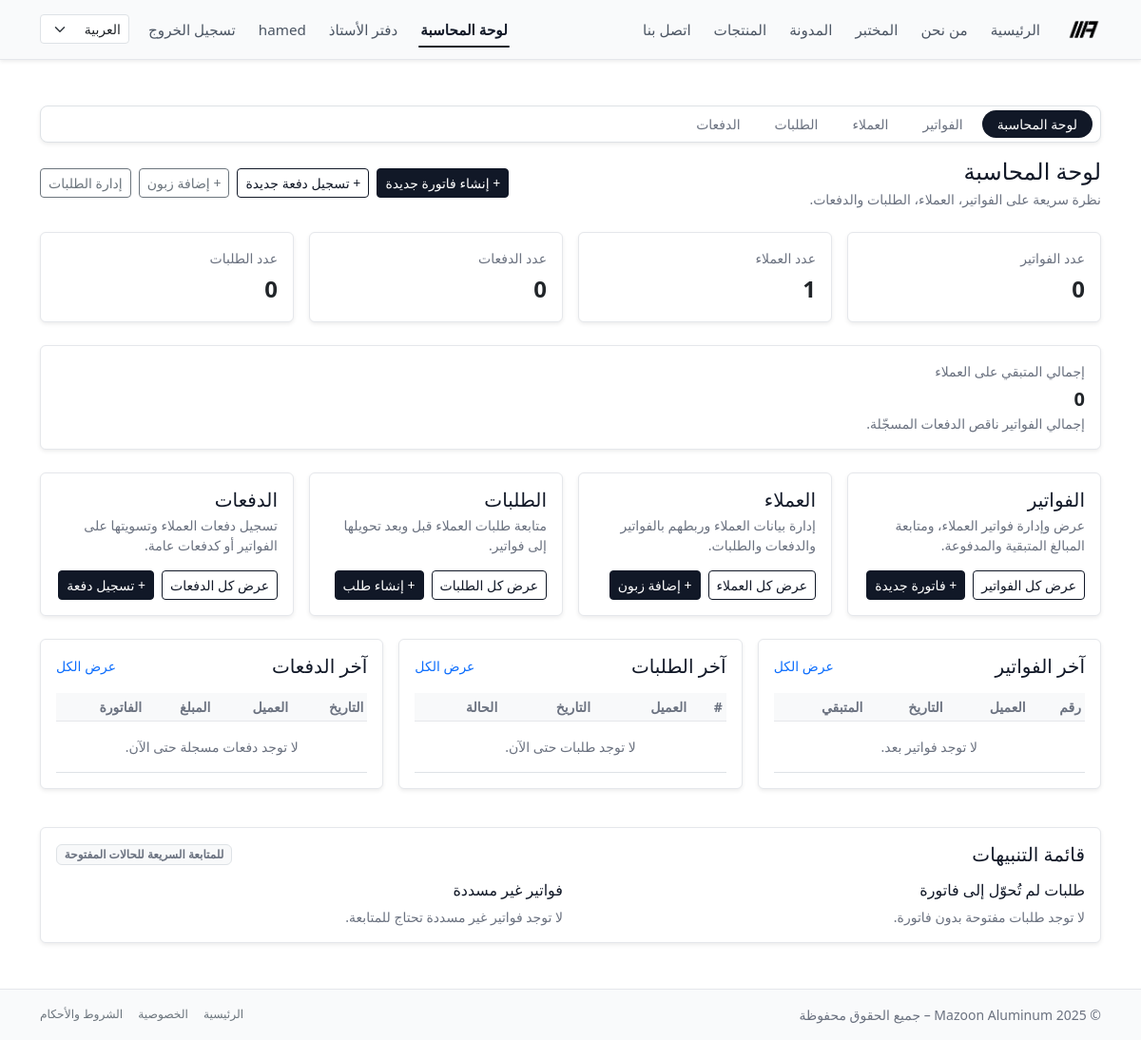
Page /ar/accounting/ (signed in) on the earlier database version.
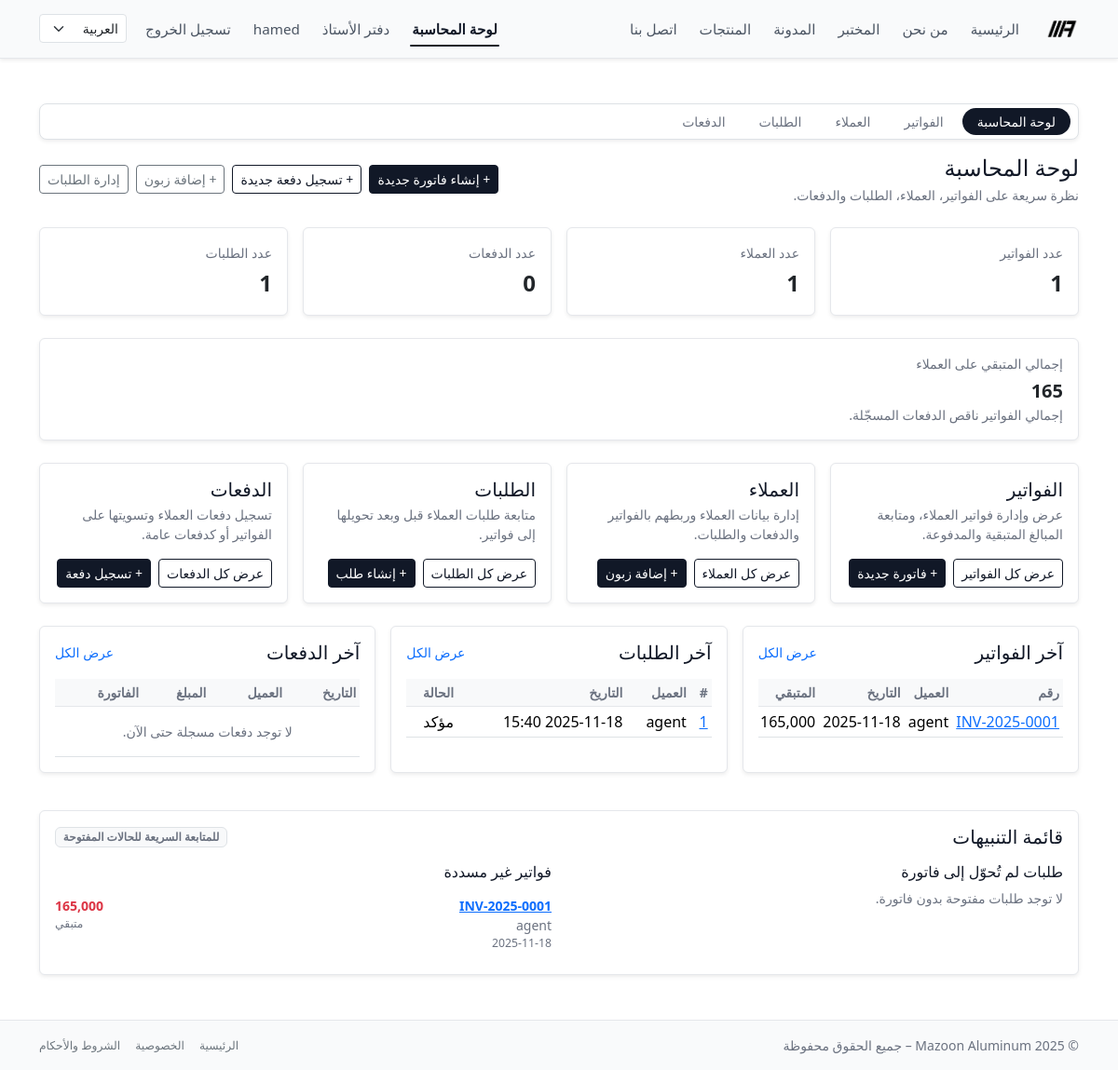
Same page on the later database version.
### accounting/models.py (models this page shows, shortened)
class Invoice(models.Model):
    class Status(models.TextChoices):
        DRAFT = "draft", "Draft"
        SENT = "sent", "Sent"
        PARTIALLY_PAID = "partially_paid", "Partially Paid"
        PAID = "paid", "Paid"
        CANCELLED = "cancelled", "Cancelled"
    customer = models.ForeignKey(
        Customer,
        on_delete=models.PROTECT,
        related_name="invoices",
    )
    number = models.CharField(
        max_length=50,
        unique=True,
        blank=True,
        help_text="Human-readable invoice number, e.g. MAZ-2025-0001.",
    )
    issued_at = models.DateField(default=timezone.now)
    due_date = models.DateField(null=True, blank=True)
    description = models.TextField(blank=True)
    terms = models.TextField(
        blank=True,
        help_text="Terms and conditions shown on the invoice.",
    )
    total_amount = models.DecimalField(max_digits=12, decimal_places=3)
    paid_amount = models.DecimalField(
        max_digits=12,
        decimal_places=3,
        default=0,
        help_text="Cached sum of related payments for quick display.",
    )
    status = models.CharField(
        max_length=20,
        choices=Status.choices,
        default=Status.DRAFT,
    )
    created_at = models.DateTimeField(auto_now_add=True)
    updated_at = models.DateTimeField(auto_now=True)
    class Meta:
        ordering = ("-issued_at", "-id")
        indexes = [
            models.Index(fields=["number"]),
            models.Index(fields=["status"]),
            models.Index(fields=["issued_at"]),
        ]
    @property
    def balance(self) -> Decimal:
        return self.total_amount - self.paid_amount

class Customer(models.Model):
    user = models.OneToOneField(
        settings.AUTH_USER_MODEL,
        on_delete=models.SET_NULL,
        null=True,
        blank=True,
        related_name="customer_profile",
        help_text="Optional: link to a Django user for portal access.",
    )
    name = models.CharField(max_length=255)
    phone = models.CharField(max_length=50, blank=True)
    email = models.EmailField(blank=True)
    company_name = models.CharField(max_length=255, blank=True)
    tax_number = models.CharField(
        max_length=50,
        blank=True,
        help_text="Optional: VAT / Tax ID if applicable.",
    )
    address = models.TextField(blank=True)
    created_at = models.DateTimeField(auto_now_add=True)
    class Meta:
        ordering = ("name", "id")

class Order(models.Model):
    STATUS_DRAFT = "draft"
    STATUS_PENDING = "pending"      # طلب أونلاين ينتظر تأكيد موظف
    STATUS_CONFIRMED = "confirmed"  # تم التأكيد
    STATUS_CANCELLED = "cancelled"
    STATUS_CHOICES = [
        (STATUS_DRAFT, "مسودة"),
        (STATUS_PENDING, "بانتظار التأكيد"),
        (STATUS_CONFIRMED, "مؤكد"),
        (STATUS_CANCELLED, "ملغي"),
    ]
    customer = models.ForeignKey(
        Customer,
        on_delete=models.PROTECT,
        related_name="orders",
        verbose_name="الزبون",
    )
    created_by = models.ForeignKey(
        settings.AUTH_USER_MODEL,
        on_delete=models.SET_NULL,
        null=True,
        blank=True,
        related_name="orders_created",
        verbose_name="تم إدخاله بواسطة",
    )
    invoice = models.OneToOneField(
        "Invoice",
        on_delete=models.SET_NULL,
        null=True,
        blank=True,
        related_name="order",
        verbose_name="الفاتورة الناتجة",
    )
    status = models.CharField(
        max_length=20,
        choices=STATUS_CHOICES,
        default=STATUS_PENDING,
    )
    is_online = models.BooleanField(
        default=False,
        help_text="صحيح إذا كان الطلب تم من بوابة الزبون.",
    )
    created_at = models.DateTimeField(auto_now_add=True)
    confirmed_by = models.ForeignKey(
        settings.AUTH_USER_MODEL,
        on_delete=models.PROTECT,
        null=True,
        blank=True,
        related_name="confirmed_orders",
        verbose_name="تم تأكيده بواسطة",
    )
    confirmed_at = models.DateTimeField(null=True, blank=True)
    notes = models.TextField(blank=True, verbose_name="ملاحظات داخلية")
    class Meta:
        ordering = ("-created_at", "id")

### accounting/views.py (the view)
# urls.py: path("", views.AccountingDashboardView.as_view(), name="dashboard"),
@method_decorator(accounting_staff_required, name="dispatch")
class AccountingDashboardView(AccountingSectionMixin, TemplateView):
    section = "dashboard"
    template_name = "accounting/dashboard.html"
    def get_context_data(self, **kwargs):
        ctx = super().get_context_data(**kwargs)
        invoices = Invoice.objects.select_related("customer").all()
        customers = Customer.objects.all()
        payments = Payment.objects.select_related("customer", "invoice").all()
        orders = Order.objects.select_related("customer").all()
        total_amount = invoices.aggregate(s=Sum("total_amount"))["s"] or Decimal("0")
        total_paid = invoices.aggregate(s=Sum("paid_amount"))["s"] or Decimal("0")
        total_balance = total_amount - total_paid
        ctx["invoice_count"] = invoices.count()
        ctx["customer_count"] = customers.count()
        ctx["payment_count"] = payments.count()
        ctx["order_count"] = orders.count()
        ctx["total_amount"] = total_amount
        ctx["total_balance"] = total_balance
        ctx["recent_invoices"] = invoices.order_by("-issued_at", "-id")[:5]
        ctx["recent_payments"] = payments.order_by("-date", "-id")[:5]
        ctx["recent_orders"] = orders.order_by("-created_at", "-id")[:5]
        ctx["pending_orders"] = (
            orders
            .filter(invoice__isnull=True)
            .order_by("-created_at", "-id")[:5]
        )
        ctx["unpaid_invoices"] = (
            invoices
            .exclude(status=Invoice.Status.PAID)
            .exclude(status=Invoice.Status.CANCELLED)
            .filter(total_amount__gt=F("paid_amount"))
            .order_by("-issued_at", "-id")[:5]
        )
        return ctx

### accounting/views.py (called while the page is built)
def is_accounting_staff(user):
    return (
        user.is_authenticated
        and user.is_active
        and user.groups.filter(name="accounting_staff").exists()
    )

    def get_context_data(self, **kwargs):
        ctx = super().get_context_data(**kwargs)
        ctx["accounting_section"] = self.section
        return ctx

### templates/accounting/dashboard.html (shortened to what the changed rows need)
{% extends "base.html" %}
{% load i18n %}
{% block content %}
<div class="py-4">
  <div class="d-flex flex-wrap justify-content-between align-items-center mb-4 gap-2">
    <div>
      <h1 class="h4 mb-1">
        {% trans "لوحة المحاسبة" %}
      </h1>
    </div>
  </div>
  <div class="row g-3 mb-4">
    <div class="col-md-3 col-sm-6">
      <div class="card h-100 border-0 shadow-sm">
        <div class="card-body">
          <div class="text-muted text-uppercase small mb-1">
            {% trans "عدد الفواتير" %}
          </div>
          <div class="fs-4 fw-semibold">{{ invoice_count }}</div>
        </div>
      </div>
    </div>
    <div class="col-md-3 col-sm-6">
      <div class="card h-100 border-0 shadow-sm">
        <div class="card-body">
          <div class="text-muted text-uppercase small mb-1">
            {% trans "عدد الطلبات" %}
          </div>
          <div class="fs-4 fw-semibold">{{ order_count }}</div>
        </div>
      </div>
    </div>
  </div>
  <div class="row mb-4">
    <div class="col-12">
      <div class="card border-0 shadow-sm">
        <div class="card-body d-flex flex-wrap justify-content-between align-items-center gap-2">
          <div>
            <div class="text-muted small mb-1">
              {% trans "إجمالي المتبقي على العملاء" %}
            </div>
            <div class="fs-5 fw-bold text-nowrap">
              {{ total_balance }}
            </div>
            <div class="text-muted small">
              {% trans "إجمالي الفواتير ناقص الدفعات المسجّلة." %}
            </div>
          </div>
        </div>
      </div>
    </div>
  </div>
  <div class="row g-3">
    <div class="col-md-4">
      <div class="card h-100 border-0 shadow-sm">
        <div class="card-body">
          <div class="table-responsive">
            <table class="table table-sm align-middle mb-0">
              <thead class="table-light">
                <tr>
                  <th class="small text-muted">{% trans "رقم" %}</th>
                  <th class="small text-muted">{% trans "العميل" %}</th>
                  <th class="small text-muted">{% trans "التاريخ" %}</th>
                  <th class="small text-muted">{% trans "المتبقي" %}</th>
                </tr>
              </thead>
              <tbody>
                {% for inv in recent_invoices %}
                  <tr>
                    <td class="text-nowrap">
                      <a href="{% url 'accounting:invoice_detail' number=inv.number %}">
                        {{ inv.number }}
                      </a>
                    </td>
                    <td>
                      {{ inv.customer.name }}
                    </td>
                    <td class="text-nowrap">
                      {{ inv.issued_at|date:"Y-m-d" }}
                    </td>
                    <td class="text-nowrap">
                      {{ inv.balance }}
                    </td>
                  </tr>
                {% empty %}
                  <tr>
                    <td colspan="4" class="text-muted text-center small py-3">
                      {% trans "لا توجد فواتير بعد." %}
                    </td>
                  </tr>
                {% endfor %}
              </tbody>
            </table>
          </div>
        </div>
      </div>
    </div>
    <div class="col-md-4">
      <div class="card h-100 border-0 shadow-sm">
        <div class="card-body">
          <div class="table-responsive">
            <table class="table table-sm align-middle mb-0">
              <thead class="table-light">
                <tr>
                  <th class="small text-muted">#</th>
                  <th class="small text-muted">{% trans "العميل" %}</th>
                  <th class="small text-muted">{% trans "التاريخ" %}</th>
                  <th class="small text-muted">{% trans "الحالة" %}</th>
                </tr>
              </thead>
              <tbody>
                {% for order in recent_orders %}
                  <tr>
                    <td class="text-nowrap">
                      <a href="{% url 'accounting:order_detail' pk=order.pk %}">
                        {{ order.id }}
                      </a>
                    </td>
                    <td>{{ order.customer.name }}</td>
                    <td class="text-nowrap">{{ order.created_at|date:"Y-m-d H:i" }}</td>
                    <td>
                      {{ order.get_status_display }}
                    </td>
                  </tr>
                {% empty %}
                  <tr>
                    <td colspan="4" class="text-muted text-center small py-3">
                      {% trans "لا توجد طلبات حتى الآن." %}
                    </td>
                  </tr>
                {% endfor %}
              </tbody>
            </table>
          </div>
        </div>
      </div>
    </div>
    <div class="col-md-4">
      <div class="card h-100 border-0 shadow-sm">
        <div class="card-body">
          <div class="table-responsive">
            <table class="table table-sm align-middle mb-0">
              <thead class="table-light">
                <tr>
                  <th class="small text-muted">{% trans "التاريخ" %}</th>
                  <th class="small text-muted">{% trans "العميل" %}</th>
                  <th class="small text-muted">{% trans "المبلغ" %}</th>
                  <th class="small text-muted">{% trans "الفاتورة" %}</th>
                </tr>
              </thead>
            </table>
          </div>
        </div>
      </div>
    </div>
  </div>
  <div class="row g-3 mt-4">
    <div class="col-12">
      <div class="card border-0 shadow-sm">
        <div class="card-body">
          <div class="row g-3">
            <div class="col-md-6">
              <h6 class="mb-2">
                {% trans "فواتير غير مسددة" %}
              </h6>
              {% if unpaid_invoices %}
                <ul class="list-group list-group-flush small">
                  {% for inv in unpaid_invoices %}
                    <li class="list-group-item d-flex justify-content-between align-items-start px-0">
                      <div>
                        <div class="fw-semibold">
                          <a href="{% url 'accounting:invoice_detail' number=inv.number %}">
                            {{ inv.number }}
                          </a>
                        </div>
                        <div class="text-muted">
                          {{ inv.customer.name }}
                        </div>
                        <div class="text-muted small">
                          {{ inv.issued_at|date:"Y-m-d" }}
                        </div>
                      </div>
                      <div class="text-end">
                        {% if inv.balance > 0 %}
                          <div class="fw-semibold text-danger">
                            {{ inv.balance }}
                          </div>
                          <div class="text-muted small">
                            {% trans "متبقي" %}
                          </div>
                        {% else %}
                          <span class="badge bg-warning text-dark">
                            {% trans "حالة غير مدفوعة" %}
                          </span>
                        {% endif %}
                      </div>
                    </li>
                  {% endfor %}
                </ul>
              {% else %}
                <p class="text-muted small mb-0">
                  {% trans "لا توجد فواتير غير مسددة تحتاج للمتابعة." %}
                </p>
              {% endif %}
            </div>
          </div>
        </div>
      </div>
    </div>
  </div>
</div>
{% endblock %}

Differences in the rows shown:
added Invoice: number "INV-2025-0001", customer.name "agent", issued_at "2025-11-18", balance "165,000"
added Order: id "1", customer.name "agent", created_at "2025-11-18 15:40", status "مؤكد"
Other differences:
{{ invoice_count }}: "0" → "1"
{{ order_count }}: "0" → "1"
{{ total_balance }}: "0" → "165"
text no longer shown: "لا توجد فواتير بعد. لا توجد طلبات حتى الآن. لا توجد فواتير غير مسددة تحتاج للمتابعة."
